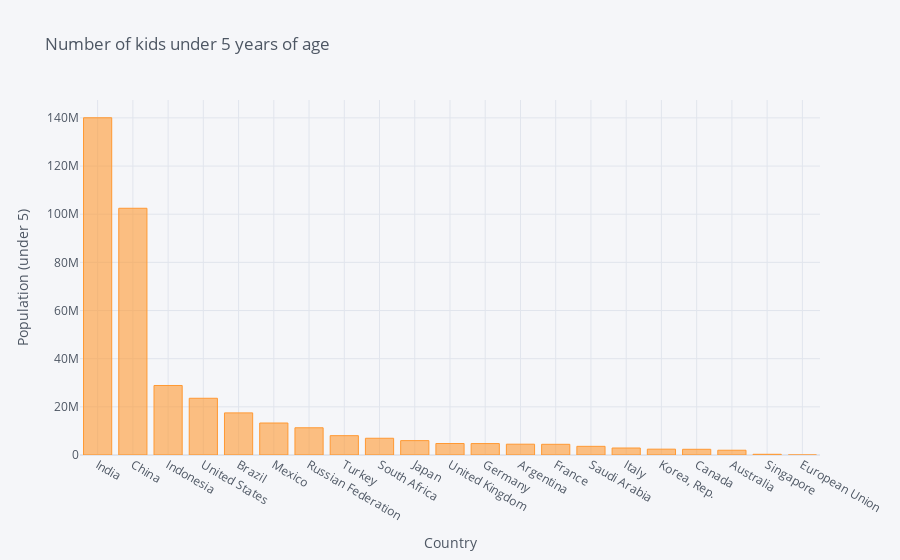

Write notebook code for a chart like this one.
### Code cell
population_df.iplot(kind = 'bar',xTitle = 'Country',yTitle='Population (under 5)', x = 'Country Name', y = '2019 [YR2019]',
                 title = "Number of kids under 5 years of age")

### Figure 1 — Plotly figure (JSON) as saved in the notebook; plotly's stock layout.template omitted (floating-point values rounded to 4 significant figures)
{"data": [{"marker": {"color": "rgba(255, 153, 51, 0.6)", "line": {"color": "rgba(255, 153, 51, 1.0)", "width": 1}}, "name": "2019 [YR2019]", "orientation": "v", "text": "", "type": "bar", "x": ["India", "China", "Indonesia", "United States", "Brazil", "Mexico", "Russian Federation", "Turkey", "South Africa", "Japan", "United Kingdom", "Germany", "Argentina", "France", "Saudi Arabia", "Italy", "Korea, Rep.", "Canada", "Australia", "Singapore", "European Union"], "y": [140055353, 102464114, 28867587, 23559740, 17492975, 13287745, 11308917, 8032407, 6957528, 5976095, 4775826, 4745169, 4488806, 4444093, 3602491, 2905118, 2419331, 2373122, 1980243, 293428, 0]}], "layout": {"legend": {"bgcolor": "#F5F6F9", "font": {"color": "#4D5663"}}, "paper_bgcolor": "#F5F6F9", "plot_bgcolor": "#F5F6F9", "title": {"font": {"color": "#4D5663"}, "text": "Number of kids under 5 years of age"}, "xaxis": {"gridcolor": "#E1E5ED", "showgrid": true, "tickfont": {"color": "#4D5663"}, "title": {"font": {"color": "#4D5663"}, "text": "Country"}, "zerolinecolor": "#E1E5ED"}, "yaxis": {"gridcolor": "#E1E5ED", "showgrid": true, "tickfont": {"color": "#4D5663"}, "title": {"font": {"color": "#4D5663"}, "text": "Population (under 5)"}, "zerolinecolor": "#E1E5ED"}}}
